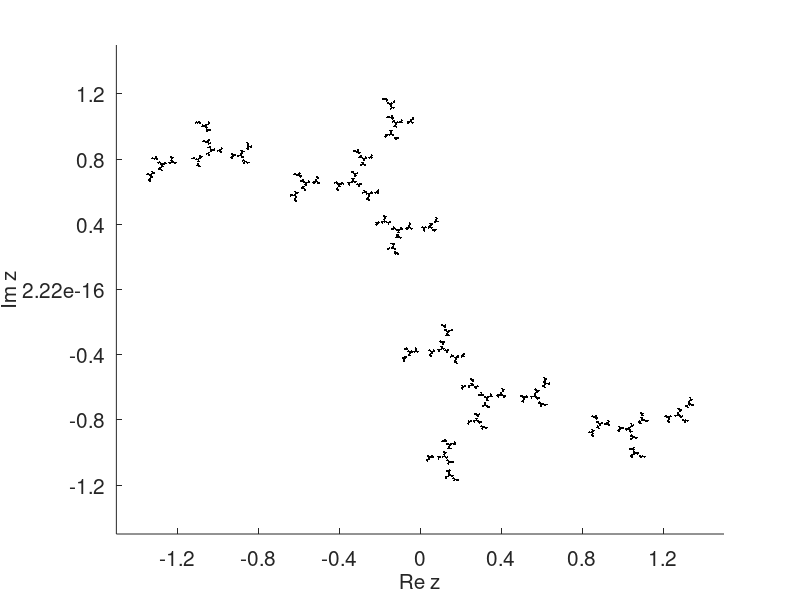

MATLAB code for this plot:
% Program 4a - Julia Sets.
% Chapter 4 - Complex Iterative Maps.
% Copyright Springer 2014. Stephen Lynch.

% Plot the Julia set J(0,1.1) (Figure 4.1(d)).
clear
figure
k=20;niter=2^k;
x=zeros(1,niter);y=zeros(1,niter);
x1=zeros(1,niter);y1=zeros(1,niter);
a=0;b=1.1;
x(1)=real(0.5+sqrt(0.25-(a+1i*b)));
y(1)=imag(0.5+sqrt(0.25-(a+1i*b)));
% Check that the point is unstable.
isunstable=2*abs(x(1)+1i*y(1));

hold on
for n=1:niter
    x1=x(n);y1=y(n);
    u=sqrt((x1-a)^2+(y1-b)^2)/2;v=(x1-a)/2;
    u1=sqrt(u+v);v1=sqrt(u-v);
    x(n+1)=u1;y(n+1)=v1;
    if y(n)<b 
        y(n+1)=-y(n+1);
    end
    if rand < .5
       x(n+1)=-u1;y(n+1)=-y(n+1);
    end
end

fsize=15;
plot(x,y,'k.','MarkerSize',1)
set(gca,'XTick',-1.6:0.4:1.6,'FontSize',fsize)
set(gca,'YTick',-1.2:0.4:1.2,'FontSize',fsize)
xlabel('Re z','FontSize',fsize)
ylabel('Im z','FontSize',fsize)
hold off

% End of Program 4a.